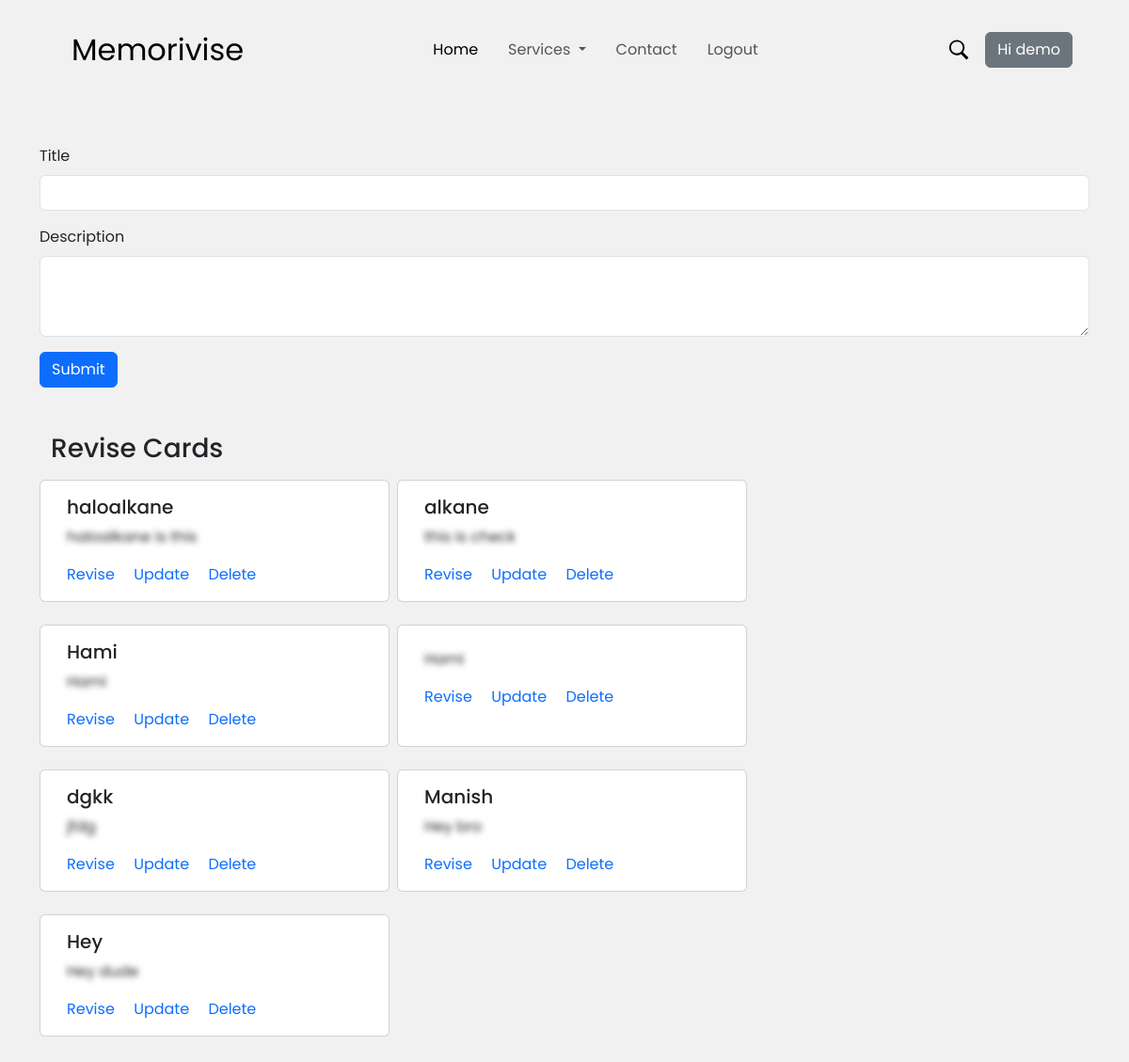
The app's page /revise (signed in), older data.
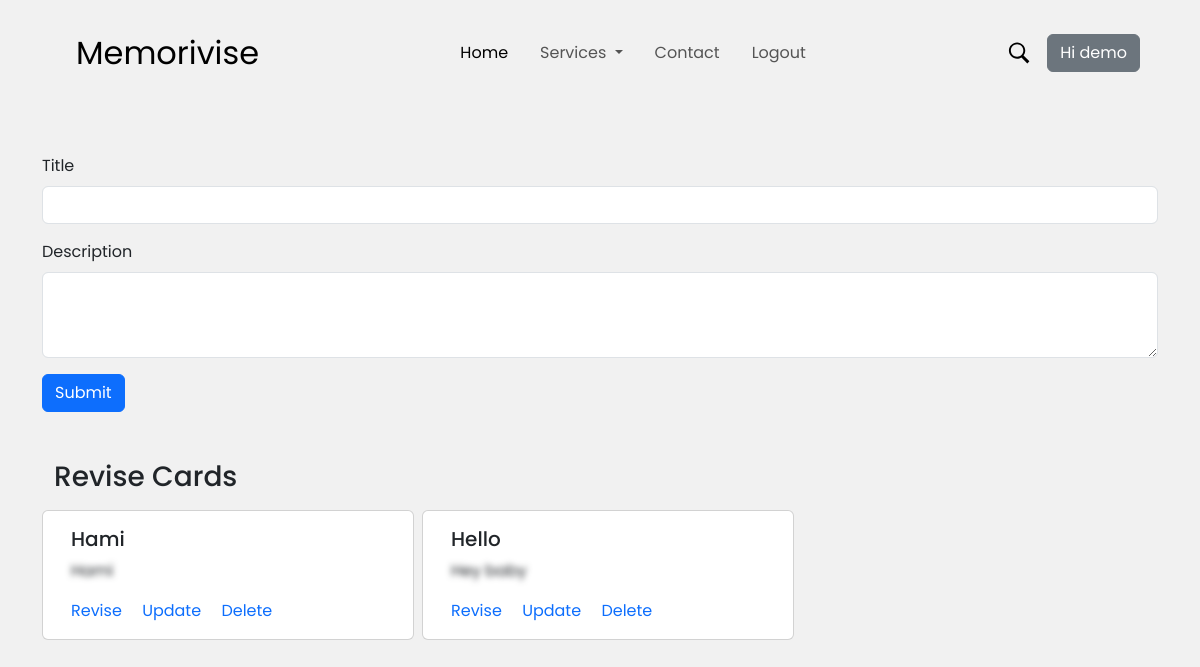
The same page, newer data.
### memorivise/models.py (models this page shows, shortened)
class User(db.Model, UserMixin):
    id = db.Column(db.Integer, primary_key=True)
    email = db.Column(db.String(200), unique=True)
    username = db.Column(db.String(200), unique=True)
    password = db.Column(db.String(200))
    revise = db.relationship('Revise')

class Revise(db.Model):
    id = db.Column(db.Integer, primary_key=True)
    title = db.Column(db.String(200), nullable=False)
    description = db.Column(db.String(500), nullable=False)
    date = db.Column(db.DateTime, default=datetime.utcnow)
    user_id = db.Column(db.Integer, db.ForeignKey('user.id'))

### memorivise/views.py (the view)
@views.route("/revise", methods=['POST', 'GET'])
@login_required
def revise():
    if request.method == 'POST':
        revise_title = request.form['title']
        revise_description = request.form['description']
        new_revise = Revise(title=revise_title, description=revise_description)
        try:
            db.session.add(new_revise)
            db.session.commit()
            return redirect('/revise')
        except:
            return "there was some problem adding the content."
    else:
        revisions = Revise.query.order_by(Revise.date).all()
        return render_template('revise.html', revisions=revisions, user=current_user)

### memorivise/__init__.py (called while the page is built)
def app():
    app = Flask(__name__)
    app.config['SECRET_KEY'] = "noidea"
    app.config["SQLALCHEMY_DATABASE_URI"] = f"sqlite:///{DB_NAME}"
    db.init_app(app)
    from .views import views
    from .auth import auth
    app.register_blueprint(views, url_prefix="/")
    app.register_blueprint(auth, url_prefix="/")
    from .models import Revise, User
    with app.app_context():
        db.create_all()
    login_manager = LoginManager()
    login_manager.login_view = "auth.login"
    login_manager.init_app(app)
    @login_manager.user_loader
    def load_user(id):
        return User.query.get(int(id))
    return app

### memorivise/templates/revise.html (shortened to what this page needs)
{% extends 'base.html' %}  {% block body %}
<div class="container">
  <form class="mt-5" method="POST" action="/revise">
    <div class="mb-3">
      <label for="title" class="form-label">Title</label>
      <input
        type="text"
        class="form-control"
        name="title"
        id="title"
        aria-describedby=""
        autocomplete="off"
      />
    </div>
    <div class="mb-3">
      <label for="decsription" class="form-label">Description</label>
      <textarea
        class="form-control"
        name="description"
        id="description"
        rows="3"
      ></textarea>
    </div>
    <button type="submit" id="submit" class="btn btn-primary">Submit</button>
  </form>
  <div class="revive-card-container my-5 container">
    <h3>Revise Cards</h3>
    <div class="revise-cards mt-3">
      <div class="row card-row d-flex">
        {% if revisions|length < 1 %}
        <h6 class="lead">there are no saved cards available.</h6>
        {% else%} {% for revision in revisions %}
        <div class="card me-2 mb-4 col-lg-4">
          <div class="card-body">
            <h5 class="card-title">{{ revision.title }}</h5>
            <p class="card-text card-desc" style="filter: blur(3px)">
              {{ revision.description }}
            </p>
            <a
              class="card-link"
              id="revise_test"
              data-bs-toggle="modal"
              data-bs-target="#exampleModal"
              data-toggle="modal"
              data-target="#exampleModal"
              style="cursor:pointer"
              >Revise</a
            >
            <a href="revise/update/{{revision.id}}" class="card-link">Update</a>
            <a href="revise/delete/{{revision.id}}" class="card-link">Delete</a>
          </div>
        </div>
        {% endfor %} {% endif %}
      </div>
    </div>
  </div>
</div>
{% endblock %}

### memorivise/templates/base.html (shortened to what this page needs)
<!DOCTYPE html>
<html lang="en">
  <head>
    <link
      href="https://cdn.jsdelivr.net/npm/bootstrap@5.3.0-alpha1/dist/css/bootstrap.min.css"
      rel="stylesheet"
    />
    <link rel="stylesheet" href="../static/css/style.css" />
  </head>
  <body>
    <header>
    <nav class="navbar navbar-expand-lg px-5 py-4">
      <div class="container-fluid d-flex justify-content-between">
        <a class="navbar-brand mx-3 fs-2" href="/"> Memorivise </a>
        <div class="collapse navbar-collapse" id="navbarSupportedContent">
          {% if user.is_authenticated %}
          <ul class="navbar-nav mx-auto mb-2 mb-lg-0">
            <li class="nav-item me-3">
              <a class="nav-link active" aria-current="page" href="/">Home</a>
            </li>
            <li class="nav-item me-3 dropdown">
              <a
                class="nav-link dropdown-toggle"
                href="#"
                role="button"
                data-bs-toggle="dropdown"
                aria-expanded="false"
              >
                Services
              </a>
            </li>
            <li class="nav-item me-3">
              <a class="nav-link" href="/contact">Contact</a>
            </li>
            <li class="nav-item me-3">
              <a class="nav-link" href="/logout">Logout</a>
            </li>
          </ul>
          <div class="search-icon" id="search-icon">
          </div>
          <div id="user_name" class="ms-3">
            <button class="btn btn-secondary">Hi {{ user.username }}</button>
          </div>
          {% endif %}
        </div>
      </div>
   </nav>
  </header>
    {% block body %} {%
    endblock %}
  </body>
</html>

### memorivise/static/css/style.css (style rules this page uses)
* { padding: 0; margin: 0; box-sizing: border-box; font-family: "Poppins", sans-serif; }
body { background-color: #f1f1f1; }
a { text-decoration: none; }

Row changes from the older to the newer data that the page shows:
removed Revise: title "haloalkane", description "haloalkane is this"
removed Revise: title "alkane", description "this is check"
removed Revise: description "Hami"
removed Revise: title "dgkk", description "jfdg"
removed Revise: title "Manish", description "Hey bro"
removed Revise: title "Hey", description "Hey dude"
added Revise: title "Hello", description "Hey baby"
